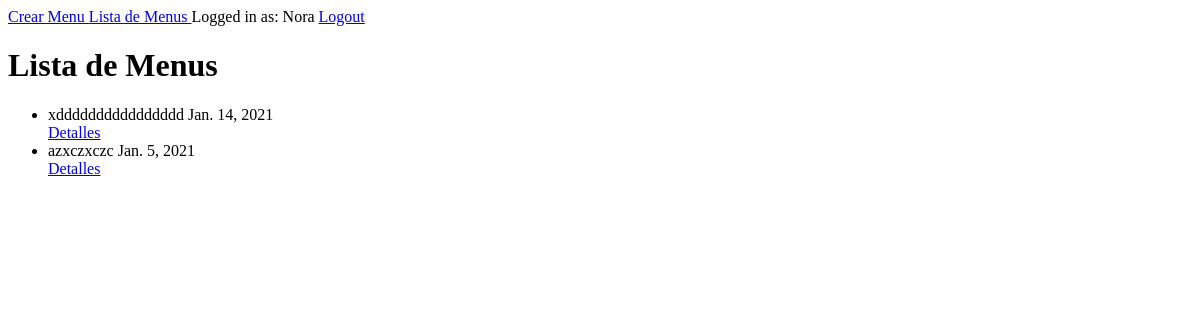
The page /mealmngmt/menu-list/ (signed in) on the database as committed earlier.
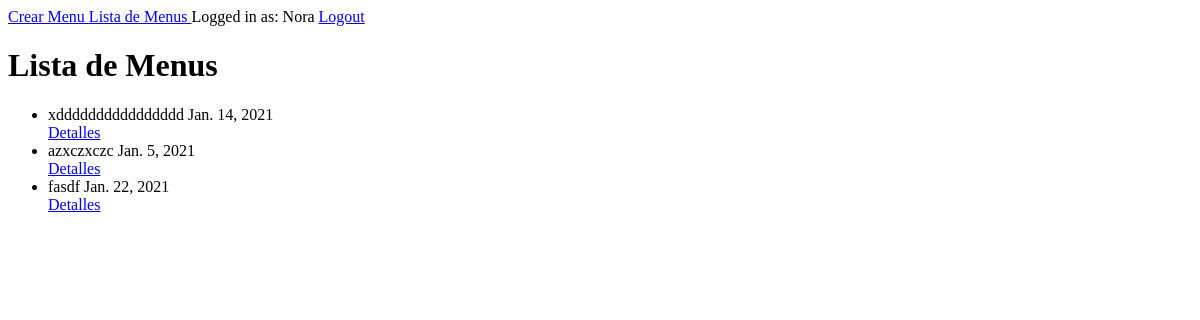
The same page on the database as committed later.
### mealmngmt/models.py (models this page shows, shortened)
class Menu(models.Model):
    id = models.UUIDField(primary_key=True, default=uuid.uuid4, editable=False)
    message = models.CharField(max_length=140)
    date = models.DateField()
    mealmanager = models.ForeignKey(
        MealManager, on_delete=models.CASCADE, related_name='menus')

### mealmngmt/views.py (the view)
# urls.py: path('menu-list/', login_required(MenuListView.as_view()), name='menu-list'),
class MenuListView(generic.ListView):
    template_name = "mealmngmt/menu_list.html"
    queryset = Menu.objects.all()

### mealmngmt/templates/mealmngmt/menu_list.html
{% extends "base.html" %} {% block content %}
<div>
	<h1>Lista de Menus {{date}}</h1>
	<ul>
		{% for menu in object_list %}
		<li>{{menu.message}} {{menu.date}}</li>
		<a href="{% url 'mealmngmt:menu-details' menu.id %}">Detalles</a>
		{% endfor %}
	</ul>
</div>
{% endblock content %}

Rows that differ between the two databases and show on the page:
added Menu: message "fasdf", date "Jan. 22, 2021"
